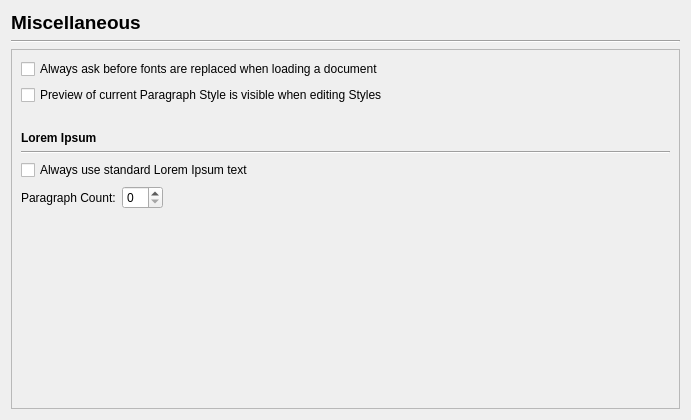
<?xml version="1.0" encoding="UTF-8"?>
<ui version="4.0">
 <class>Prefs_Miscellaneous</class>
 <widget class="QWidget" name="Prefs_Miscellaneous">
  <property name="geometry">
   <rect>
    <x>0</x>
    <y>0</y>
    <width>691</width>
    <height>420</height>
   </rect>
  </property>
  <property name="windowTitle">
   <string>Form</string>
  </property>
  <layout class="QVBoxLayout" name="verticalLayout_3">
   <item>
    <widget class="QLabel" name="titleLabel">
     <property name="font">
      <font>
       <pointsize>14</pointsize>
       <weight>75</weight>
       <bold>true</bold>
      </font>
     </property>
     <property name="text">
      <string>Miscellaneous</string>
     </property>
    </widget>
   </item>
   <item>
    <widget class="Line" name="line">
     <property name="orientation">
      <enum>Qt::Horizontal</enum>
     </property>
    </widget>
   </item>
   <item>
    <widget class="QScrollArea" name="scrollArea">
     <property name="widgetResizable">
      <bool>true</bool>
     </property>
     <widget class="QWidget" name="scrollAreaWidgetContents">
      <property name="geometry">
       <rect>
        <x>0</x>
        <y>0</y>
        <width>665</width>
        <height>352</height>
       </rect>
      </property>
      <layout class="QVBoxLayout" name="verticalLayout">
       <item>
        <widget class="QCheckBox" name="confirmFontReplacementsCheckBox">
         <property name="text">
          <string>Always ask before fonts are replaced when loading a document</string>
         </property>
        </widget>
       </item>
       <item>
        <widget class="QCheckBox" name="previewParaStylesCheckBox">
         <property name="text">
          <string>Preview of current Paragraph Style is visible when editing Styles</string>
         </property>
        </widget>
       </item>
       <item>
        <spacer name="verticalSpacer_2">
         <property name="orientation">
          <enum>Qt::Vertical</enum>
         </property>
         <property name="sizeType">
          <enum>QSizePolicy::Fixed</enum>
         </property>
         <property name="sizeHint" stdset="0">
          <size>
           <width>20</width>
           <height>20</height>
          </size>
         </property>
        </spacer>
       </item>
       <item>
        <widget class="QLabel" name="label">
         <property name="font">
          <font>
           <weight>75</weight>
           <bold>true</bold>
          </font>
         </property>
         <property name="text">
          <string>Lorem Ipsum</string>
         </property>
        </widget>
       </item>
       <item>
        <widget class="Line" name="line_2">
         <property name="orientation">
          <enum>Qt::Horizontal</enum>
         </property>
        </widget>
       </item>
       <item>
        <widget class="QCheckBox" name="useStandardLoremIpsumCheckBox">
         <property name="text">
          <string>Always use standard Lorem Ipsum text</string>
         </property>
        </widget>
       </item>
       <item>
        <layout class="QHBoxLayout" name="horizontalLayout_2">
         <item>
          <widget class="QLabel" name="label_2">
           <property name="text">
            <string>Paragraph Count:</string>
           </property>
          </widget>
         </item>
         <item>
          <widget class="QSpinBox" name="loremIpsumParaCountSpinBox"/>
         </item>
         <item>
          <spacer name="horizontalSpacer_2">
           <property name="orientation">
            <enum>Qt::Horizontal</enum>
           </property>
           <property name="sizeHint" stdset="0">
            <size>
             <width>40</width>
             <height>20</height>
            </size>
           </property>
          </spacer>
         </item>
        </layout>
       </item>
       <item>
        <spacer name="verticalSpacer">
         <property name="orientation">
          <enum>Qt::Vertical</enum>
         </property>
         <property name="sizeType">
          <enum>QSizePolicy::MinimumExpanding</enum>
         </property>
         <property name="sizeHint" stdset="0">
          <size>
           <width>20</width>
           <height>0</height>
          </size>
         </property>
        </spacer>
       </item>
      </layout>
     </widget>
    </widget>
   </item>
  </layout>
 </widget>
 <resources/>
 <connections/>
</ui>
